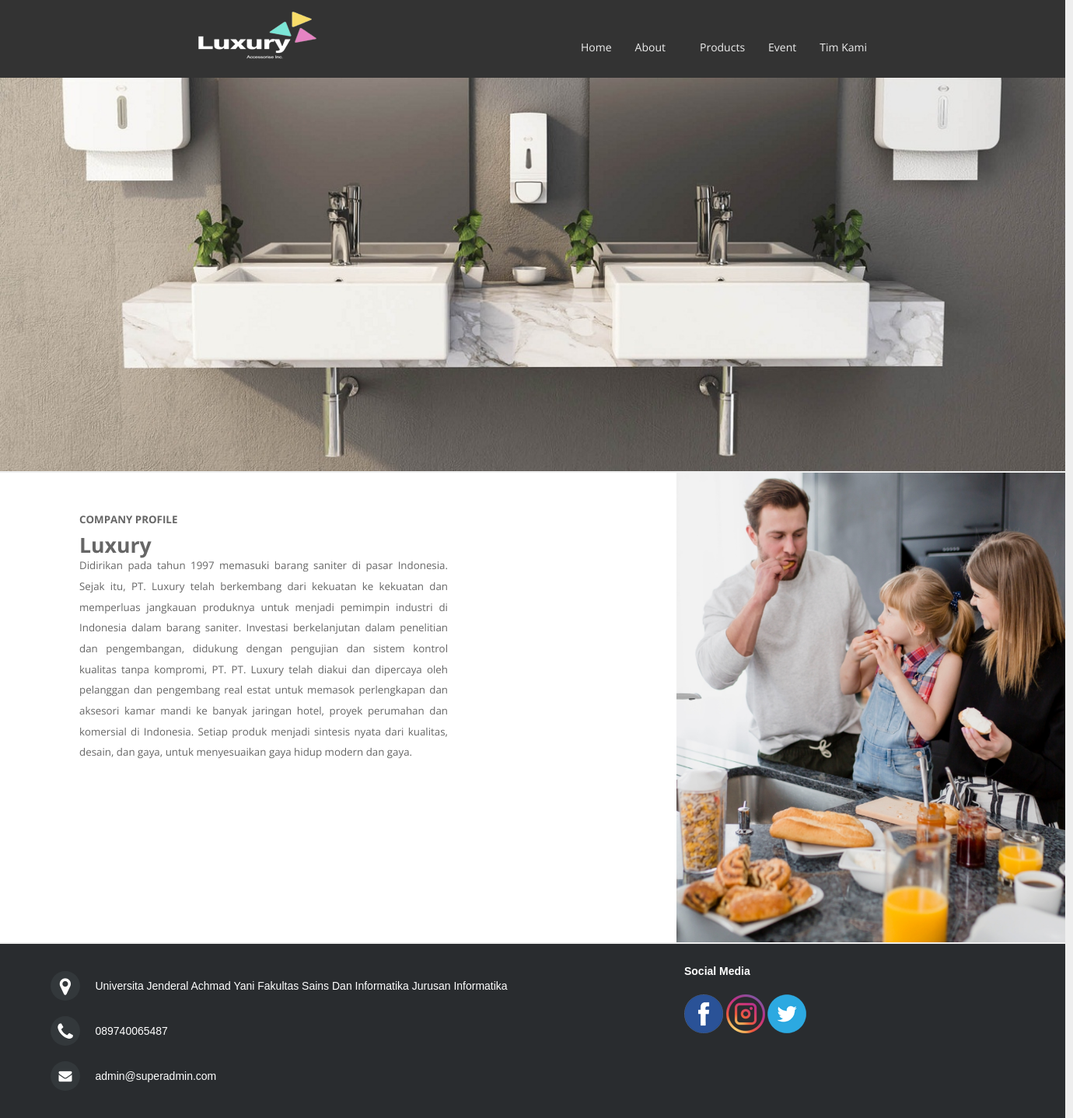
Page /tentangkami.php on the committed database.
### tables this page shows
CREATE TABLE IF NOT EXISTS `info` (
  `id` int(11) NOT NULL AUTO_INCREMENT,
  `judul` varchar(255) NOT NULL,
  `isi` text NOT NULL,
  PRIMARY KEY (`id`)
);

CREATE TABLE IF NOT EXISTS `kontak` (
  `id` int(12) NOT NULL AUTO_INCREMENT,
  `alamat` text NOT NULL,
  `mobile` varchar(12) NOT NULL,
  `email` varchar(100) NOT NULL,
  PRIMARY KEY (`id`)
);

CREATE TABLE IF NOT EXISTS `sosmed` (
  `id` int(11) NOT NULL AUTO_INCREMENT,
  `ig` text NOT NULL,
  `fb` text NOT NULL,
  `twitter` text NOT NULL,
  PRIMARY KEY (`id`)
);

### tentangkami.php (the view, shortened to what this page needs)
<!DOCTYPE html>
<html>
<head>
	<link rel="stylesheet" type="text/css" href="assets/css/style.css">
	<link rel="stylesheet" type="text/css" href="assets/css/slide.css">
</head>
<body>
	<div class="wrapper">
		<div class="wrapper">
		<div class="menu">
			<?php
				include("menu.php");
			?>
		</div>
		<div class="header">
			<div class="slideshow-container">
					  <div class="mySlides fade">
						<img src="assets/image/4.jpg" style="width:100%">
					  </div>
			</div><br><br><br><br><br><br>
		</div>
		<div class="konten">
			<div class="profil">
				<div class="kotak">
				<h2>COMPANY PROFILE</h2>
				<?php
					require_once("admin/konfigurasi/koneksi.php");
					$query=mysqli_query($con,"SELECT * FROM info");
						while ($data=mysqli_fetch_array($query)) {
				?>
				<h1> <?php echo $data['judul'];?></h1>
				<p><?php echo $data['isi'];?></p>
			</div>
			<?php
								}
							?>
			</div>
			<div class="gambar">
				<img src="assets/image/keluarga.png" height="100%" width="500px" align="right" >
			</div>
		</div>
		<div class="footer">
				<?php
	include("footer.php");
	?>
		</div>
	</div>
</body>
</html>

### footer.php (shortened to what this page needs)
<!DOCTYPE html>
<html>
<head>
	<link rel="stylesheet" href="assets/css/footer.css">
	<link rel="stylesheet" href="http://maxcdn.bootstrapcdn.com/font-awesome/4.2.0/css/font-awesome.min.css">
</head>
	<body>
		<footer class="footer-distributed">
			<div class="footer-center">
				<?php
					require_once("admin/konfigurasi/koneksi.php");
					$query=mysqli_query($con,"SELECT * FROM kontak");
					while ($data=mysqli_fetch_array($query)) {
				?>
				<div>
					<i class="fa fa-map-marker"></i>
					<p><span><?php echo $data['alamat'];?></span></p>
				</div>
				<div>
					<i class="fa fa-phone"></i>
					<p><span><?php echo $data['mobile'];?></span></p>
				</div>
				<div>
					<i class="fa fa-envelope"></i>
					<p><span><?php echo $data['email'];?></span></p>
				</div>
			</div>
			<?php
				}
			?>
			<div class="footer-right">
				<?php
					require_once("admin/konfigurasi/koneksi.php");
					$query=mysqli_query($con,"SELECT * FROM sosmed");
					while ($data=mysqli_fetch_array($query)) {
				?>
				<p class="footer-company-about">
					<span>Social Media</span>
					<a href="<?php echo $data['fb'];?>" target="blank"><img src="assets/image/fb.png"></a>
					<a href="<?php echo $data['ig'];?>" target="blank"><img src="assets/image/ig.png"></a>
					<a href="<?php echo $data['twitter'];?>" target="blank"><img src="assets/image/twitter.png"></a>
				</p>
				<?php
				}
			?>
			</div>
		</footer>
	</body>
</html>

### assets/css/style.css (style rules this page uses)
body, html { height: 100%; }
html, body, div, span, applet, object, iframe, h1, h2, h3, h4, h5, h6, p, blockquote, pre, a, abbr, acronym, address, big, cite, code, del, dfn, em, font, img, ins, kbd, q, s, samp, small, strike, strong, sub, sup, tt, var, b, u, i, center, dl, dt, dd, ol, ul, li, fieldset, form, label, legend, table, caption, tbody, tfoot, thead, tr, th, td { margin: 0; padding: 0; border: 0; outline: 0; font-size: 100%; vertical-align: baseline; }
body { line-height: 1; font-family: 'Open Sans', sans-serif; }
.wrapper { width: 1370px; background: white; }
.konten { width: 100%; float: left; background: white; }
.profil { width: 50%; height: 470px; float:left; padding: 15px; }
.gambar { width: 40%; height: 604px; float:right; }
.footer { width: 100%; float:left; background: #282c2f; margin-top: 2px; }
.menu { width: 100%; float: left; }
h1 { font-size: 20pt; font-family: 'Open Sans', sans-serif; }
h2 { font-size: 10pt; line-height: 3em; font-family: 'Open Sans', sans-serif; }
p { line-height: 2em; text-align: justify; font-size: 10pt; }
.kotak { width: 80%; height: 470px; margin-left: 62px; float: left; padding: 25px; }

### assets/css/slide.css (style rules this page uses)
* { box-sizing:border-box }
.slideshow-container { position: relative; margin: auto; width: 100%; float: left; margin-top: 0px; }
.mySlides { display: none; }
.fade { -webkit-animation-name: fade; -webkit-animation-duration: 1.5s; animation-name: fade; animation-duration: 1.5s; }

### assets/css/menu.css (style rules this page uses)
body { background-color: #eee; color: #666; font-family: 'Open Sans', sans-serif; font-size: 12px; margin:0px; padding:0px; }
a { color: #23dbdb; text-decoration: none; }

### assets/css/footer.css (style rules this page uses)
.footer-distributed { background-color: #292c2f; box-shadow: 0 1px 1px 0 rgba(0, 0, 0, 0.12); box-sizing: border-box; width: 100%; text-align: left; font: bold 16px sans-serif; padding: 25px 50px; }
.footer-distributed .footer-left, .footer-distributed .footer-center, .footer-distributed .footer-right { display: inline-block; vertical-align: top; }
.footer-distributed .footer-center { width: 65%; }
.footer-distributed .footer-center i { background-color: #33383b; color: #ffffff; font-size: 25px; width: 38px; height: 38px; border-radius: 50%; text-align: center; line-height: 42px; margin: 10px 15px; vertical-align: middle; }
.footer-distributed .footer-center i.fa-envelope { font-size: 17px; line-height: 38px; }
.footer-distributed .footer-center p { display: inline-block; color: #ffffff; vertical-align: middle; margin:0; }
.footer-distributed .footer-center p span { display:block; font-weight: normal; font-size:14px; line-height:2; }
.footer-distributed .footer-right { width: 20%; }
.footer-distributed .footer-company-about { line-height: 20px; color: #92999f; font-size: 13px; font-weight: normal; margin: 0; }
.footer-distributed .footer-company-about span { display: block; color: #ffffff; font-size: 14px; font-weight: bold; margin-bottom: 20px; }

### rows in the picture
info: judul "Luxury", isi "Didirikan pada tahun 1997 memasuki barang saniter di pasar Indonesia. Sejak itu, PT. Luxury telah berkembang dari kekuatan ke kekuatan dan memperluas jangkauan produknya untuk menjadi pemimpin industri di Indonesia dalam barang saniter. Investasi berkelanjutan dalam penelitian dan pengembangan, didukung dengan pengujian dan sistem kontrol kualitas tanpa kompromi, PT. PT. Luxury telah diakui dan dipercaya oleh pelanggan dan pengembang real estat untuk memasok perlengkapan dan aksesori kamar mandi ke banyak jaringan hotel, proyek perumahan dan komersial di Indonesia. Setiap produk menjadi sintesis nyata dari kualitas, desain, dan gaya, untuk menyesuaikan gaya hidup modern dan gaya."
kontak: alamat "Universita Jenderal Achmad Yani Fakultas Sains Dan Informatika Jurusan Informatika", mobile "089740065487", email "admin@superadmin.com"
